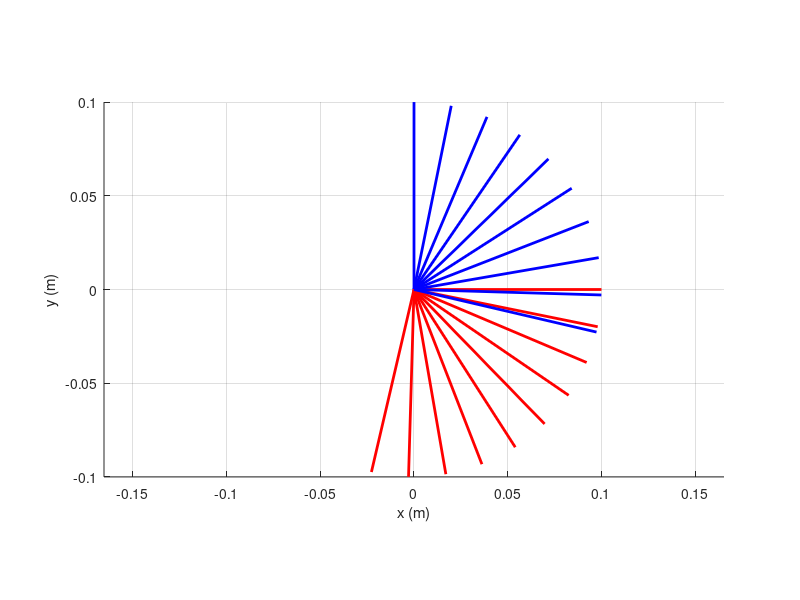
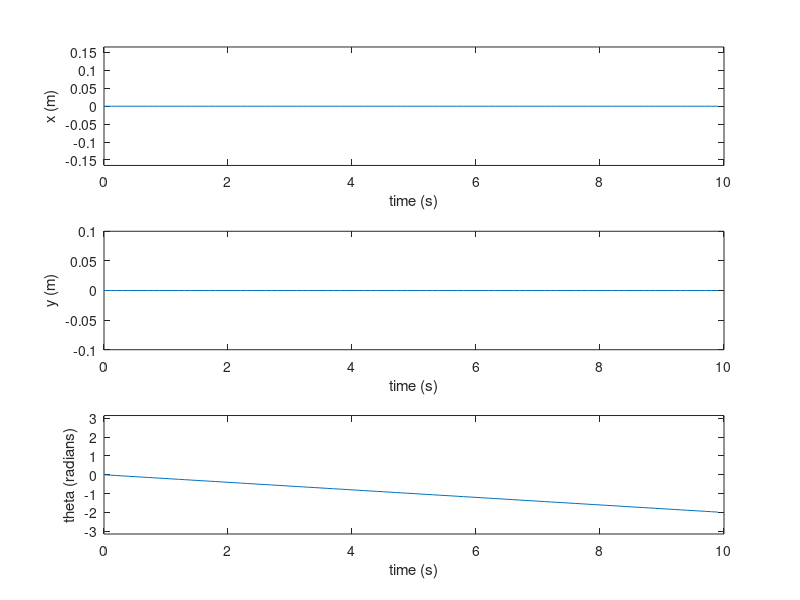

The MATLAB script that drew these images, in order:
%%
%% Try changing the wheel speeds to see what motions the robot does.
numSeconds=10;
% The speed of the first wheel (rad/s)
phi1 = 1.0;
% The speed of the second wheel (rad/s)
phi2 = 1.0;
% The speed of the third wheel (rad/s)
phi3 = 1.0;  
  
%%%%%%%%%%%%%%%%%%%%%%%%%%%%%%%      
%% Run and plot the simulation
% Wheel 1, the far right wheel
alpha1=0.0;
beta1=0.0;
ell1=0.5;

% Wheel 2, the top left wheel
alpha2=(2/3)*pi;
beta2=0.0;
ell2=0.5;
      
% Wheel 3, the bottom left wheel
alpha3=(4/3)*pi;
beta3=0.0;
ell3=0.5;

% The wheel radius
r = 0.1;
    
% Build the wheel equations
J1 = [sin(alpha1+beta1), -cos(alpha1+beta1), -ell1*cos(beta1)];
J2 = [sin(alpha2+beta2), -cos(alpha2+beta2), -ell2*cos(beta2)];
J3 = [sin(alpha3+beta3), -cos(alpha3+beta3), -ell3*cos(beta3)];

% Build the stacked wheel equation
J = [J1;J2;J3];

% The wheel radius
r = 0.1;

R = 0.1*eye(3);

% Solve for the forward differential kinematics matrix
F = (J'*J)\J'*R;
      
% Stack the wheel speeds
phi = [phi1;phi2;phi3];      
stepsPerSec=10;
steps = ceil(stepsPerSec*numSeconds);
dt = 1.0/stepsPerSec;

xi = [0;0;0];

p0 = [0;0];
p1 = [0.1;0];
p2 = [0;0.1];

figure(1);
clf;
hold on;

values = zeros(4,steps);      

pxi = [];
t = 0;
% This loop performs simple Euler integration of
% the differential forward kinematics and plots 
% a coordinate frame of the robot every 1 second.
% The red line is the robot X axis and the green line
% is the robot Y axis. The robot starts at the origin
% with an orientation of zero.
for i = 1:steps
  values(1:3,i) = xi;
  values(4,i) = t;
  R = [ cos(xi(3)), sin(xi(3));
       -sin(xi(3)), cos(xi(3)) ];
  if mod(i,stepsPerSec) == 1
    % plot the current location
    Tp0 = xi(1:2);
    Tp1 = R'*p1 + xi(1:2);
    Tp2 = R'*p2 + xi(1:2);
    plot([Tp0(1),Tp1(1)], [Tp0(2),Tp1(2)],'r-','linewidth',2);
    plot([Tp0(1),Tp2(1)], [Tp0(2),Tp2(2)],'b-','linewidth',2);
  end
  if ~isempty(pxi)
      plot([pxi(1), xi(1)],[pxi(2),xi(2)], 'k-', 'linewidth',1);
  end
  
  % store the old xi
  pxi = xi;
  RR = [R, [0;0];
        [0,0,1]];
  % Propagate xi forward in time
  xi = pxi + RR' * F * phi * dt;
  t = t + dt;
end
hold on;
grid on;
axis equal;
X = max(abs(xlim));
Y = max(abs(ylim));
xlim([-X,X]);
ylim([-Y,Y]);
xlabel('x (m)')
ylabel('y (m)')

      
figure(2);
subplot(311)
plot(values(4,:),values(1,:));
xlabel('time (s)');
ylabel('x (m)');
ylim([-X,X])
subplot(312)
plot(values(4,:),values(2,:));
xlabel('time (s)');
ylabel('y (m)');
ylim([-Y,Y])
subplot(313)
plot(values(4,:), values(3,:));
xlabel('time (s)');
ylabel('theta (radians)');
ylim([-pi,pi])
      
